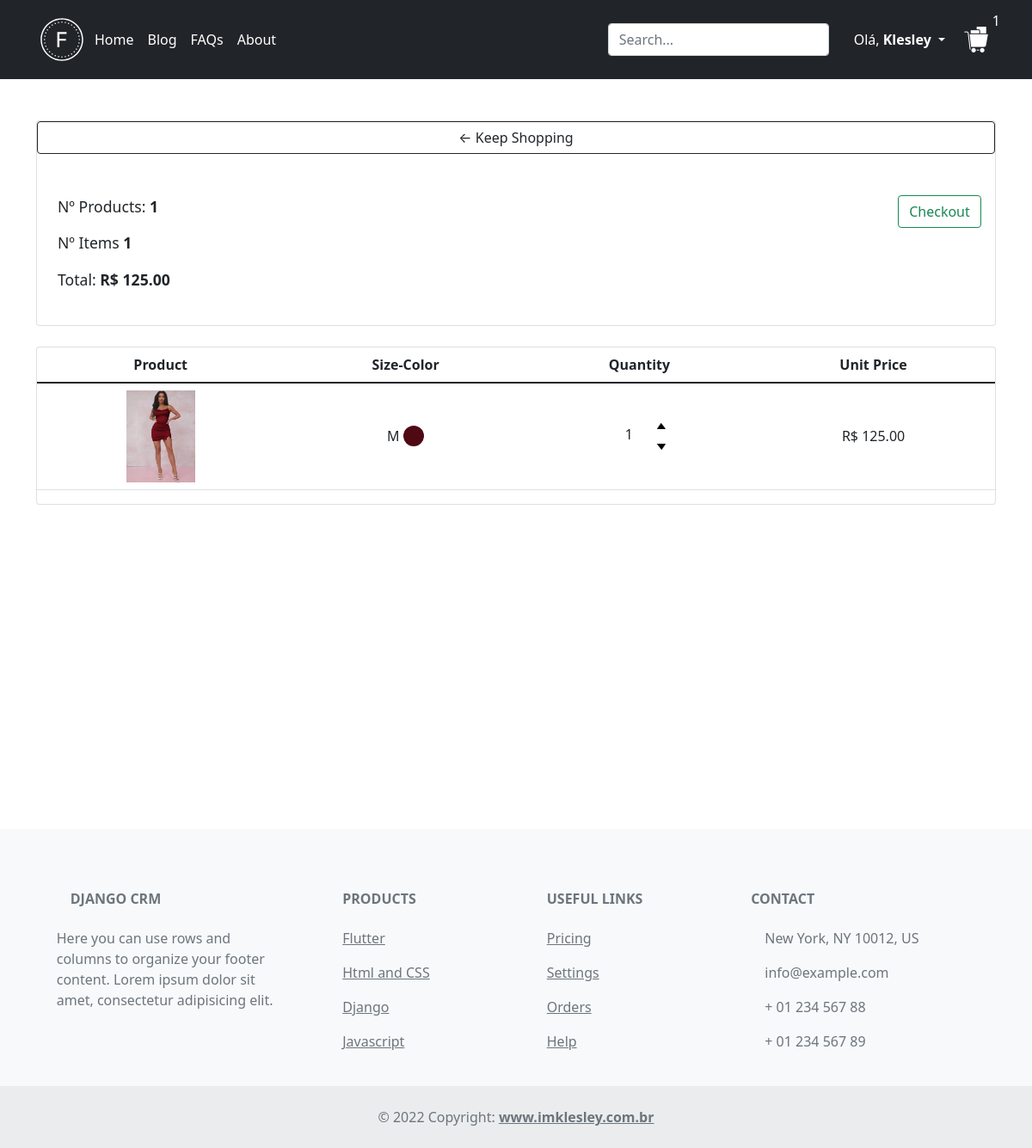
The page /cart/ (signed in) on the database as committed earlier.
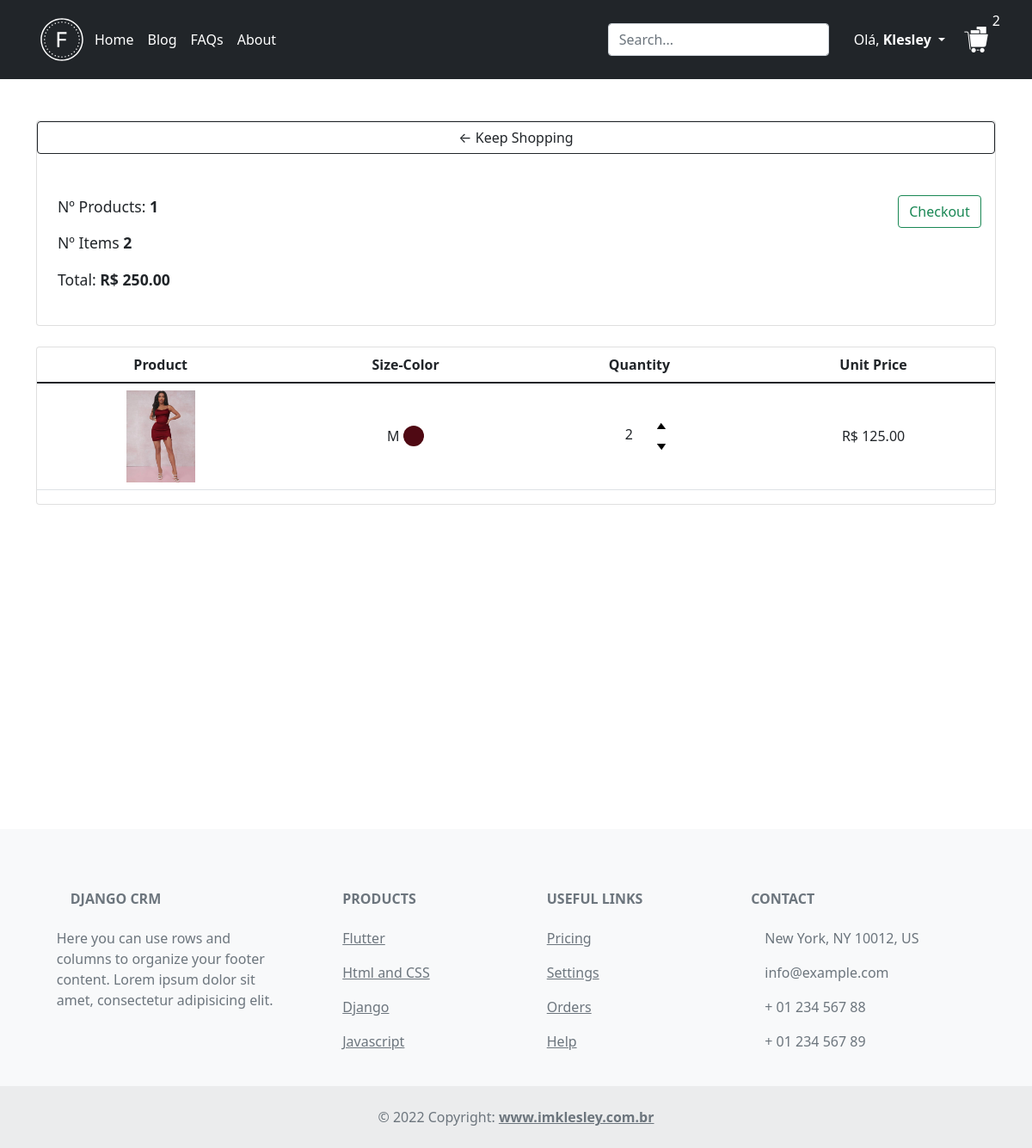
The same page on the database as committed later.
### store/models.py (models this page shows, shortened)
class Order(models.Model):
    PROCESSING_PAYMENT = 'PP'
    SEPARATING_PRODUCTS = 'SP'
    OUT_FOR_DELIVERY = 'OFD'
    PRODUCTS_DELIVERED = 'PD'
    STATUS = ((PROCESSING_PAYMENT, 'Processing Payment'), (SEPARATING_PRODUCTS, 'Separating Products'),
              (OUT_FOR_DELIVERY, 'Out For Delivery'), (PRODUCTS_DELIVERED, 'Products Delivered'))
    customer = models.ForeignKey(Customer, null=True, blank=False, on_delete=models.SET_NULL)
    date_ordered = models.DateTimeField(auto_now_add=True)
    on_cart = models.BooleanField(default=True)
    status = models.CharField(max_length=100, choices=STATUS, blank=True)
    @property
    def total_price(self):
        order_items = self.orderitem_set.filter(order_id=self.id)
        total = 0
        for item in order_items:
            total += item.price * item.quantity
        return total
    @property
    def quantity_items(self):
        order_items = OrderItem.objects.filter(order_id=self.id)
        quantity = 0
        for item in order_items:
            quantity += item.quantity
        return quantity

class OrderItem(models.Model):
    order = models.ForeignKey(Order, null=True, blank=False, on_delete=models.CASCADE)
    product = models.ForeignKey(Product, null=True, blank=False, on_delete=models.CASCADE)
    size = models.ForeignKey(Size, null=True, blank=False, on_delete=models.CASCADE)
    color = models.ForeignKey(Color, null=True, blank=True, on_delete=models.CASCADE)
    price = models.DecimalField(max_digits=7, decimal_places=2, null=False, blank=False)
    quantity = models.IntegerField(default=0, null=False, blank=False)
    date_added = models.DateTimeField(auto_now_add=True)

class Product(models.Model):
    name = models.CharField(max_length=200, null=False, blank=False)
    old_price = models.DecimalField(max_digits=7, decimal_places=2, null=False, blank=False)
    price = models.DecimalField(max_digits=7, decimal_places=2, null=False, blank=False)
    description = models.TextField(null=False, blank=True)
    visible = models.BooleanField(default=True, null=False, blank=False)
    category = models.ForeignKey(Category, null=False, blank=False, on_delete=models.CASCADE)
    gallery = models.OneToOneField(Gallery, on_delete=models.CASCADE)
    size_table = models.OneToOneField(SizeTable, null=False, blank=False, on_delete=models.CASCADE)

class Gallery(models.Model):
    name = models.CharField(max_length=200, null=False, blank=False)
    date_created = models.DateTimeField(auto_now_add=True)

class ProductImage(models.Model):
    image = models.ImageField(upload_to=upload_location, null=False, blank=False)
    about = models.CharField(max_length=200, null=True, blank=False)
    gallery = models.ForeignKey(Gallery, on_delete=models.CASCADE, null=True)

class Size(models.Model):
    name = models.CharField(max_length=200, null=True, blank=False)
    size_table = models.ForeignKey(SizeTable, null=False, blank=False, on_delete=models.CASCADE)
    color_table = models.ForeignKey(ColorTable, null=True, blank=True, on_delete=models.CASCADE)
    date_created = models.DateTimeField(auto_now_add=True)

class Color(models.Model):
    name = models.CharField(max_length=200, null=False, blank=False)
    hex_color = models.CharField(max_length=7, null=True, blank=True)
    quantity = models.IntegerField(null=False, blank=False)
    color_table = models.ForeignKey(ColorTable, null=True, blank=True, on_delete=models.CASCADE)
    date_created = models.DateTimeField(auto_now_add=True)

### store/views.py (the view)
# urls.py: path('cart/', cart, name='cart'),
def cart(request):
    context = {}
    context['order'] = cart_data(request)
    return render(request, 'store/cart.html', context)

### store/utils.py (called while the page is built)
def cart_data(request):
    user = request.user
    if user.is_authenticated:
        customer = user.customer
        order, created = Order.objects.get_or_create(
            customer=customer, on_cart=True)
    else:
        order = cookie_cart(request=request)
    return order

### store/templates/store/cart.html (shortened to what the changed rows need)
{% extends 'base.html' %}
{% load static %}
{% block content %}
    <br>
    <div class="row">
        <div class="col-lg-12">
            <div class="card">
                {% if order.orderitem_set.count > 0 %}
                    <br>
                    <div class="d-flex justify-content-between m-4">
                        <div class="col-lg-11">
                            <p style="font-size: 1.1rem">Nº Products: <strong>{{ order.orderitem_set.count }}</strong>
                            </p>
                            <p style="font-size: 1.1rem">Nº Items <strong>{{ order.quantity_items }}</strong></p>
                            <p style="font-size: 1.1rem">Total: <strong>R$ {{ order.total_price }}</strong></p>
                        </div>
                        <div class="col-lg-1">
                            <a class="btn btn-outline-success btn-md" href="{% url 'store:checkout' %}">Checkout</a>
                        </div>
                    </div>
                {% endif %}
            </div>
            <br>
            <div class="card">
                <table class="table">
                    <thead>
                    <tr>
                        <th class="text-center" scope="col">Product</th>
                        <th class="text-center" scope="col">Size-Color</th>
                        <th class="text-center" scope="col">Quantity</th>
                        <th class="text-center" scope="col">Unit Price</th>
                    </tr>
                    </thead>
                    <tbody>
                    {% for item in order.orderitem_set.all %}
                        <tr class="text-center" style="vertical-align: middle">
                            <td><img
                                    src="{{ item.product.gallery.productimage_set.all.0.image.url }}"
                                    alt="" width="80em"></td>
                            <td>
                                <div class="d-flex justify-content-center">
                                    <div style="padding-right: 0.3em">
                                        {{ item.size.name }}
                                    </div>
                                    <div class="rounded-circle"
                                         style=" height: 1.5em;width:1.5em; background:  {{ item.color.hex_color }}"></div>
                                </div>
                            </td>
                            <td>
                                <div class="d-flex justify-content-center ">
                                    <div class="row  d-flex justify-content-center">
                                        <div class="col-6">
                                            <p id="product-{{ item.product.id }}-{{ item.size.id }}-{{ item.color.id }}"
                                               style="padding-top: 0.7em">{{ item.quantity }}</p>
                                        </div>
                                        <div class="col-1">
                                            <a class="update-cart" data-action="add" style="cursor: pointer;"
                                               data-product="{{ item.product.id }}" data-color="{{ item.color.id }}"
                                               data-size="{{ item.size.id }}">
                                                <img src="{% static 'store/images/arrow-up.png' %}" width="10em" alt="">
                                            </a>
                                            <a class="update-cart" data-action="remove" style="cursor: pointer;"
                                               data-product="{{ item.product.id }}" data-color="{{ item.color.id }}"
                                               data-size="{{ item.size.id }}">
                                                <img src="{% static 'store/images/arrow-down.png' %}" width="10em"
                                                     alt="">
                                            </a>
                                        </div>
                                    </div>
                                </div>
                            </td>
                            <td>R$ {{ item.product.price }}</td>
                        </tr>
                    {% endfor %}
                    </tbody>
                </table>
            </div>
        </div>
    </div>
{% endblock %}

### store/templates/store/snippets/navbar.html (shortened to what this page needs)
{% load static %}
<header class="p-3 bg-dark text-white">
    <div class="container">
        <div class="d-flex flex-wrap align-items-center justify-content-center">
            <a href="{% url 'store:home' %}" title="Facilita Aí!"
               class="d-flex align-items-center mb-2 mb-lg-0 text-white text-decoration-none">
                <img src="{% static 'base/images/icons/logo/logo.svg' %}" alt="Logo Facilita Aí!" height="60">
            </a>
            <ul class="nav col-12 col-lg-auto me-lg-auto mb-2 justify-content-center mb-md-0">
                <li><a href="{% url 'store:home' %}" class="nav-link px-2 text-white">Home</a></li>
                <li><a href="#" class="nav-link px-2 text-white">Blog</a></li>
                <li><a href="#" class="nav-link px-2 text-white">FAQs</a></li>
                <li><a href="#" class="nav-link px-2 text-white">About</a></li>
            </ul>
            <form class="col-12 col-lg-auto mb-3 mb-lg-0 me-lg-3">
                <input type="search" class="form-control form-control-dark" placeholder="Search..." aria-label="Search">
            </form>
            <div class="text-end">
                {% if request.user.is_authenticated %}
                    <div class="dropdown">
                        <button class="btn dropdown-toggle light" type="button" id="dropdownMenuButton" data-toggle="dropdown" aria-haspopup="true" aria-expanded="false" style="color:white">
                            Olá, <strong>{{ request.user.customer.name.split.0 }}</strong>
                        </button>
                    </div>
                {% else %}
                    <button type="button" class="btn btn-outline-light me-2">Login</button>
                    <button type="button" class="btn btn-primary">Sign-up</button>
                {% endif %}
            </div>
            <div>
                <a class="p-2" href="{% url 'store:cart' %}" title="Your Shopping Cart" style="position: relative">
                    <img src="{% static 'base/images/icons/shopping_cart.png' %}" height="30" alt="Shopping Cart">
                    <p id="quantity_of_items" style="position: absolute;top: -0.8em;right:
                            {% if order.quantity_items <= 9 %}
                                -.3em
                            {% elif order.quantity_items <= 99 %}
                                -.8em
                            {% endif %};
                            color: white; font-weight: normal; ">
                        {{ order.quantity_items }}</p>
                </a>
            </div>
        </div>
    </div>
</header>
<br>

Rows that differ between the two databases and show on the page:
changed through a linked row, Order: quantity_items "1" → "2"; total_price "125.00" → "250.00"
changed OrderItem: quantity "1" → "2"
